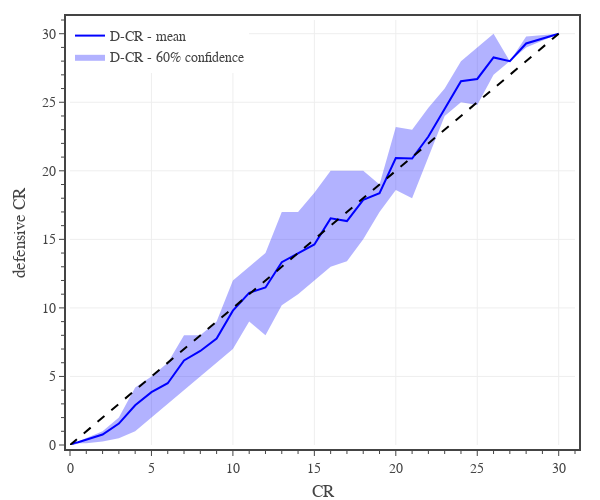

Notebook cell for this chart:
### Code cell
# defensive CR

# create figure
fig = go.Figure(
    layout=go.Layout(
        template=tfb.FIG_TEMPLATE,
        margin=dict(l=70, r=25, b=55, t=20, pad=4),
        xaxis=dict(
            title_text='CR',
            range=[0,31],
            tick0=0, dtick=5,
            minor=dict(tick0=0, dtick=1),
        ),
        yaxis=dict(
            title_text='defensive CR',
            range=[0,31],
            tick0=0, dtick=5,
            minor=dict(tick0=0, dtick=1),
        ),
        legend=dict(
            xanchor='left', yanchor='top',
            x=0.00, y=1.00,
            orientation='v',
            tracegroupgap=0,
        )
    )
)

# plot monster confidence interval and average
plot_confidence_interval(fig, df0, 0.6, 'CR', 'D-CR DMG', 'D-CR', 'rgba(0, 0, 255, 1.0)', 'rgba(0, 0, 255, 0.3)')

# plot reference line
fig.add_trace(go.Scatter(
    x=[0,30], y=[0,30],
    mode='lines', 
    name='DMG',
    line=dict(color='black', dash='dash'),
    hoverinfo='skip', 
    showlegend=False,
))

# show figure
fig.update_layout(width=600, height=500)
fig.show(config=tfb.FIG_CONFIG)

# save figures
if SAVEFIGS:
    fig.update_layout(autosize=True, width=None, height=None)
    tfb.save_fig_html(fig, format='large', name='fig-d-cr-vs-cr')
    tfb.save_fig_html(fig, format='small', name='fig-d-cr-vs-cr')

### Figure 1 — Plotly figure (JSON) as saved in the notebook; plotly's stock layout.template omitted (floating-point values rounded to 4 significant figures)
{"data": [{"hoverinfo": "skip", "legendgroup": "D-CR", "line": {"width": 0}, "showlegend": false, "type": "scatter", "x": [0.125, 0.25, 0.5, 1, 2, 3, 4, 5, 6, 7, 8, 9, 10, 11, 12, 13, 14, 15, 16, 17, 18, 19, 20, 21, 22, 23, 24, 25, 26, 27, 28, 30], "y": [0.125, 0.125, 0.25, 0.5, 1, 2, 4.2, 5, 6, 8, 8, 9, 12, 13, 14, 17, 17, 18.4, 20, 20, 20, 19, 23.2, 23, 24.6, 26, 28, 29, 30, 28, 29.8, 30]}, {"fill": "tonexty", "fillcolor": "rgba(0, 0, 255, 0.3)", "hoverinfo": "skip", "legendgroup": "D-CR", "line": {"width": 0}, "name": "D-CR - 60% confidence", "type": "scatter", "x": [0.125, 0.25, 0.5, 1, 2, 3, 4, 5, 6, 7, 8, 9, 10, 11, 12, 13, 14, 15, 16, 17, 18, 19, 20, 21, 22, 23, 24, 25, 26, 27, 28, 30], "y": [0, 0, 0.125, 0.125, 0.25, 0.5, 1, 2, 3, 4, 5, 6, 7, 9, 8, 10.2, 11, 12, 13, 13.4, 15, 17, 18.6, 18, 21, 24, 25, 24.8, 27, 28, 29, 30]}, {"hovertemplate": "<b>D-CR</b><br>CR %{x:,.0f}<br>Mean %{y:,.1f}<br><extra></extra>", "legendgroup": "D-CR", "line": {"color": "rgba(0, 0, 255, 1.0)"}, "mode": "lines", "name": "D-CR - mean", "type": "scatter", "x": [0.125, 0.25, 0.5, 1, 2, 3, 4, 5, 6, 7, 8, 9, 10, 11, 12, 13, 14, 15, 16, 17, 18, 19, 20, 21, 22, 23, 24, 25, 26, 27, 28, 30], "y": [0.07143, 0.1404, 0.2019, 0.3798, 0.7624, 1.564, 2.896, 3.851, 4.506, 6.17, 6.859, 7.77, 9.8, 11.1, 11.49, 13.33, 14, 14.62, 16.53, 16.33, 17.88, 18.36, 20.93, 20.89, 22.5, 24.56, 26.53, 26.7, 28.27, 28, 29.29, 30]}, {"hoverinfo": "skip", "line": {"color": "black", "dash": "dash"}, "mode": "lines", "name": "DMG", "showlegend": false, "type": "scatter", "x": [0, 30], "y": [0, 30]}], "layout": {"height": 500, "legend": {"orientation": "v", "tracegroupgap": 0, "x": 0, "xanchor": "left", "y": 1, "yanchor": "top"}, "margin": {"b": 55, "l": 70, "pad": 4, "r": 25, "t": 20}, "width": 600, "xaxis": {"dtick": 5, "minor": {"dtick": 1, "tick0": 0}, "range": [0, 31], "tick0": 0, "title": {"text": "CR"}}, "yaxis": {"dtick": 5, "minor": {"dtick": 1, "tick0": 0}, "range": [0, 31], "tick0": 0, "title": {"text": "defensive CR"}}}}
